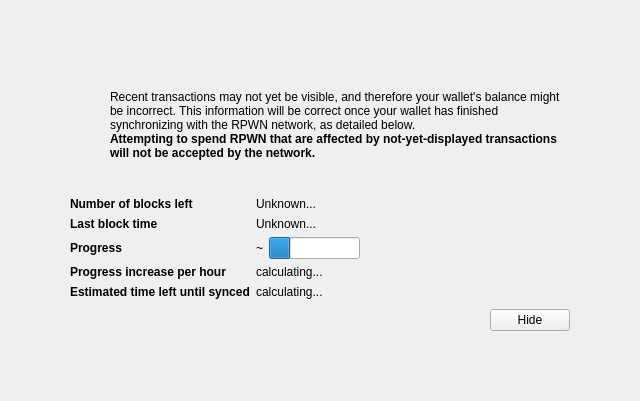
<?xml version="1.0" encoding="UTF-8"?>
<ui version="4.0">
 <class>ModalOverlay</class>
 <widget class="ModalOverlay" name="ModalOverlay">
  <property name="geometry">
   <rect>
    <x>0</x>
    <y>0</y>
    <width>640</width>
    <height>401</height>
   </rect>
  </property>
  <property name="windowTitle">
   <string>Form</string>
  </property>
  <layout class="QVBoxLayout" name="verticalLayout" stretch="0">
   <property name="sizeConstraint">
    <enum>QLayout::SetDefaultConstraint</enum>
   </property>
   <property name="leftMargin">
    <number>0</number>
   </property>
   <property name="topMargin">
    <number>0</number>
   </property>
   <property name="rightMargin">
    <number>0</number>
   </property>
   <property name="bottomMargin">
    <number>0</number>
   </property>
   <item>
    <widget class="QWidget" name="bgWidget" native="true">
     <property name="styleSheet">
      <string notr="true"/>
     </property>
     <layout class="QVBoxLayout" name="verticalLayoutMain" stretch="0">
      <property name="leftMargin">
       <number>60</number>
      </property>
      <property name="topMargin">
       <number>60</number>
      </property>
      <property name="rightMargin">
       <number>60</number>
      </property>
      <property name="bottomMargin">
       <number>60</number>
      </property>
      <item>
       <widget class="QWidget" name="contentWidget" native="true">
        <property name="styleSheet">
         <string notr="true"/>
        </property>
        <layout class="QVBoxLayout" name="verticalLayoutSub" stretch="1,0,0,0,0">
         <property name="spacing">
          <number>0</number>
         </property>
         <property name="leftMargin">
          <number>10</number>
         </property>
         <property name="topMargin">
          <number>10</number>
         </property>
         <property name="rightMargin">
          <number>10</number>
         </property>
         <property name="bottomMargin">
          <number>10</number>
         </property>
         <item>
          <layout class="QHBoxLayout" name="horizontalLayoutIconText" stretch="0,1">
           <property name="topMargin">
            <number>20</number>
           </property>
           <item>
            <layout class="QVBoxLayout" name="verticalLayoutIcon">
             <property name="leftMargin">
              <number>0</number>
             </property>
             <item>
              <widget class="QPushButton" name="warningIcon">
               <property name="enabled">
                <bool>false</bool>
               </property>
               <property name="text">
                <string/>
               </property>
               <property name="icon">
                <iconset>
                 <normaloff>:/icons/warning</normaloff>
                 <disabledoff>:/icons/warning</disabledoff>:/icons/warning</iconset>
               </property>
               <property name="iconSize">
                <size>
                 <width>48</width>
                 <height>48</height>
                </size>
               </property>
               <property name="flat">
                <bool>true</bool>
               </property>
              </widget>
             </item>
             <item>
              <spacer name="verticalSpacerWarningIcon">
               <property name="orientation">
                <enum>Qt::Vertical</enum>
               </property>
               <property name="sizeHint" stdset="0">
                <size>
                 <width>20</width>
                 <height>40</height>
                </size>
               </property>
              </spacer>
             </item>
            </layout>
           </item>
           <item>
            <layout class="QVBoxLayout" name="verticalLayoutInfoText">
             <property name="leftMargin">
              <number>0</number>
             </property>
             <property name="topMargin">
              <number>0</number>
             </property>
             <item>
              <widget class="QLabel" name="infoText">
               <property name="text">
                <string>Recent transactions may not yet be visible, and therefore your wallet's balance might be incorrect. This information will be correct once your wallet has finished synchronizing with the RPWN network, as detailed below.</string>
               </property>
               <property name="textFormat">
                <enum>Qt::RichText</enum>
               </property>
               <property name="wordWrap">
                <bool>true</bool>
               </property>
              </widget>
             </item>
             <item>
              <widget class="QLabel" name="infoTextStrong">
               <property name="font">
                <font>
                 <weight>75</weight>
                 <bold>true</bold>
                </font>
               </property>
               <property name="text">
                <string>Attempting to spend RPWN that are affected by not-yet-displayed transactions will not be accepted by the network.</string>
               </property>
               <property name="textFormat">
                <enum>Qt::RichText</enum>
               </property>
               <property name="wordWrap">
                <bool>true</bool>
               </property>
              </widget>
             </item>
             <item>
              <spacer name="verticalSpacerInTextSpace">
               <property name="orientation">
                <enum>Qt::Vertical</enum>
               </property>
               <property name="sizeHint" stdset="0">
                <size>
                 <width>20</width>
                 <height>40</height>
                </size>
               </property>
              </spacer>
             </item>
            </layout>
           </item>
          </layout>
         </item>
         <item>
          <spacer name="verticalSpacerAfterText">
           <property name="orientation">
            <enum>Qt::Vertical</enum>
           </property>
           <property name="sizeHint" stdset="0">
            <size>
             <width>20</width>
             <height>40</height>
            </size>
           </property>
          </spacer>
         </item>
         <item>
          <layout class="QFormLayout" name="formLayout">
           <property name="fieldGrowthPolicy">
            <enum>QFormLayout::FieldsStayAtSizeHint</enum>
           </property>
           <property name="horizontalSpacing">
            <number>6</number>
           </property>
           <property name="verticalSpacing">
            <number>6</number>
           </property>
           <property name="topMargin">
            <number>10</number>
           </property>
           <item row="0" column="0">
            <widget class="QLabel" name="labelNumberOfBlocksLeft">
             <property name="font">
              <font>
               <weight>75</weight>
               <bold>true</bold>
              </font>
             </property>
             <property name="text">
              <string>Number of blocks left</string>
             </property>
            </widget>
           </item>
           <item row="0" column="1">
            <widget class="QLabel" name="numberOfBlocksLeft">
             <property name="text">
              <string>Unknown...</string>
             </property>
            </widget>
           </item>
           <item row="1" column="0">
            <widget class="QLabel" name="labelLastBlockTime">
             <property name="font">
              <font>
               <weight>75</weight>
               <bold>true</bold>
              </font>
             </property>
             <property name="text">
              <string>Last block time</string>
             </property>
            </widget>
           </item>
           <item row="1" column="1">
            <widget class="QLabel" name="newestBlockDate">
             <property name="sizePolicy">
              <sizepolicy hsizetype="Maximum" vsizetype="Preferred">
               <horstretch>0</horstretch>
               <verstretch>0</verstretch>
              </sizepolicy>
             </property>
             <property name="text">
              <string>Unknown...</string>
             </property>
            </widget>
           </item>
           <item row="2" column="0">
            <widget class="QLabel" name="labelSyncDone">
             <property name="font">
              <font>
               <weight>75</weight>
               <bold>true</bold>
              </font>
             </property>
             <property name="text">
              <string>Progress</string>
             </property>
            </widget>
           </item>
           <item row="2" column="1">
            <layout class="QHBoxLayout" name="horizontalLayoutSync" stretch="0,1">
             <item>
              <widget class="QLabel" name="percentageProgress">
               <property name="text">
                <string>~</string>
               </property>
              </widget>
             </item>
             <item>
              <widget class="QProgressBar" name="progressBar">
               <property name="value">
                <number>24</number>
               </property>
               <property name="format">
                <string/>
               </property>
              </widget>
             </item>
            </layout>
           </item>
           <item row="4" column="0">
            <widget class="QLabel" name="labelProgressIncrease">
             <property name="font">
              <font>
               <weight>75</weight>
               <bold>true</bold>
              </font>
             </property>
             <property name="text">
              <string>Progress increase per hour</string>
             </property>
            </widget>
           </item>
           <item row="4" column="1">
            <widget class="QLabel" name="progressIncreasePerH">
             <property name="text">
              <string>calculating...</string>
             </property>
            </widget>
           </item>
           <item row="5" column="0">
            <widget class="QLabel" name="labelEstimatedTimeLeft">
             <property name="font">
              <font>
               <weight>75</weight>
               <bold>true</bold>
              </font>
             </property>
             <property name="text">
              <string>Estimated time left until synced</string>
             </property>
            </widget>
           </item>
           <item row="5" column="1">
            <widget class="QLabel" name="expectedTimeLeft">
             <property name="text">
              <string>calculating...</string>
             </property>
            </widget>
           </item>
          </layout>
         </item>
         <item>
          <layout class="QHBoxLayout" name="horizontalLayoutButtons">
           <property name="leftMargin">
            <number>10</number>
           </property>
           <property name="topMargin">
            <number>10</number>
           </property>
           <item>
            <spacer name="horizontalSpacer">
             <property name="orientation">
              <enum>Qt::Horizontal</enum>
             </property>
             <property name="sizeHint" stdset="0">
              <size>
               <width>40</width>
               <height>20</height>
              </size>
             </property>
            </spacer>
           </item>
           <item>
            <widget class="QPushButton" name="closeButton">
             <property name="text">
              <string>Hide</string>
             </property>
            </widget>
           </item>
          </layout>
         </item>
         <item>
          <layout class="QVBoxLayout" name="verticalLayout_2">
           <item>
            <spacer name="verticalSpacer">
             <property name="orientation">
              <enum>Qt::Vertical</enum>
             </property>
             <property name="sizeHint" stdset="0">
              <size>
               <width>20</width>
               <height>40</height>
              </size>
             </property>
            </spacer>
           </item>
          </layout>
         </item>
        </layout>
       </widget>
      </item>
     </layout>
    </widget>
   </item>
  </layout>
 </widget>
 <customwidgets>
  <customwidget>
   <class>ModalOverlay</class>
   <extends>QWidget</extends>
   <header>modaloverlay.h</header>
   <container>1</container>
  </customwidget>
 </customwidgets>
 <resources/>
 <connections/>
</ui>
